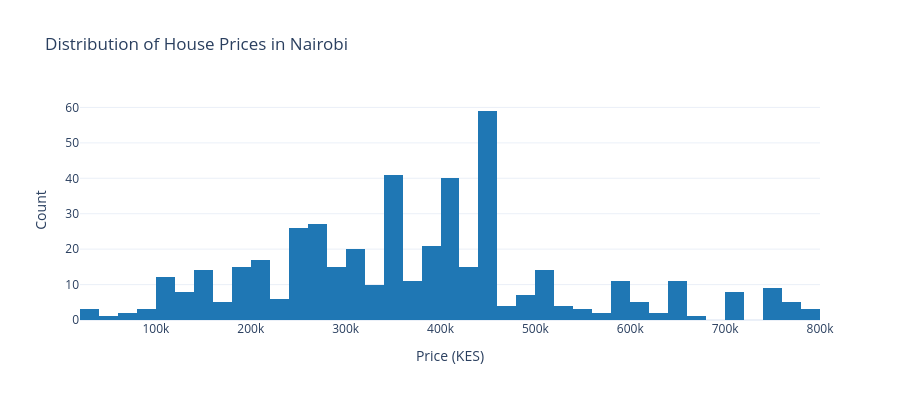

Notebook cell for this chart:
### Markdown cell above
### 4.1 Price Distribution

### Code cell
# Price distribution histogram
fig_price_dist = px.histogram(
    data, 
    x='Price (KES)', 
    nbins=50,
    title='Distribution of House Prices in Nairobi',
    labels={'Price (KES)': 'Price (KES)', 'count': 'Number of Properties'},
    color_discrete_sequence=['#1f77b4']
)

fig_price_dist.update_layout(
    xaxis_title='Price (KES)',
    yaxis_title='Count',
    showlegend=False,
    template='plotly_white',
    height=400
)

fig_price_dist.show()

# Summary statistics
print("\nPrice Statistics:")
print(f"Mean: KES {data['Price (KES)'].mean():,.0f}")
print(f"Median: KES {data['Price (KES)'].median():,.0f}")
print(f"Min: KES {data['Price (KES)'].min():,.0f}")
print(f"Max: KES {data['Price (KES)'].max():,.0f}")

### Figure 1 — Plotly figure (JSON) as saved in the notebook; plotly's stock layout.template omitted (floating-point values rounded to 4 significant figures; data arrays with more than 128 entries replaced by an {"elided": "..."} marker saying what was removed)
{"data": [{"bingroup": "x", "hovertemplate": "Price (KES)=%{x}<br>count=%{y}<extra></extra>", "legendgroup": "", "marker": {"color": "#1f77b4", "pattern": {"shape": ""}}, "name": "", "nbinsx": 50, "orientation": "v", "showlegend": false, "type": "histogram", "x": {"elided": "460 int values"}, "xaxis": "x", "yaxis": "y"}], "layout": {"barmode": "relative", "height": 400, "legend": {"tracegroupgap": 0}, "showlegend": false, "title": {"text": "Distribution of House Prices in Nairobi"}, "xaxis": {"anchor": "y", "domain": [0, 1], "title": {"text": "Price (KES)"}}, "yaxis": {"anchor": "x", "domain": [0, 1], "title": {"text": "Count"}}}}
